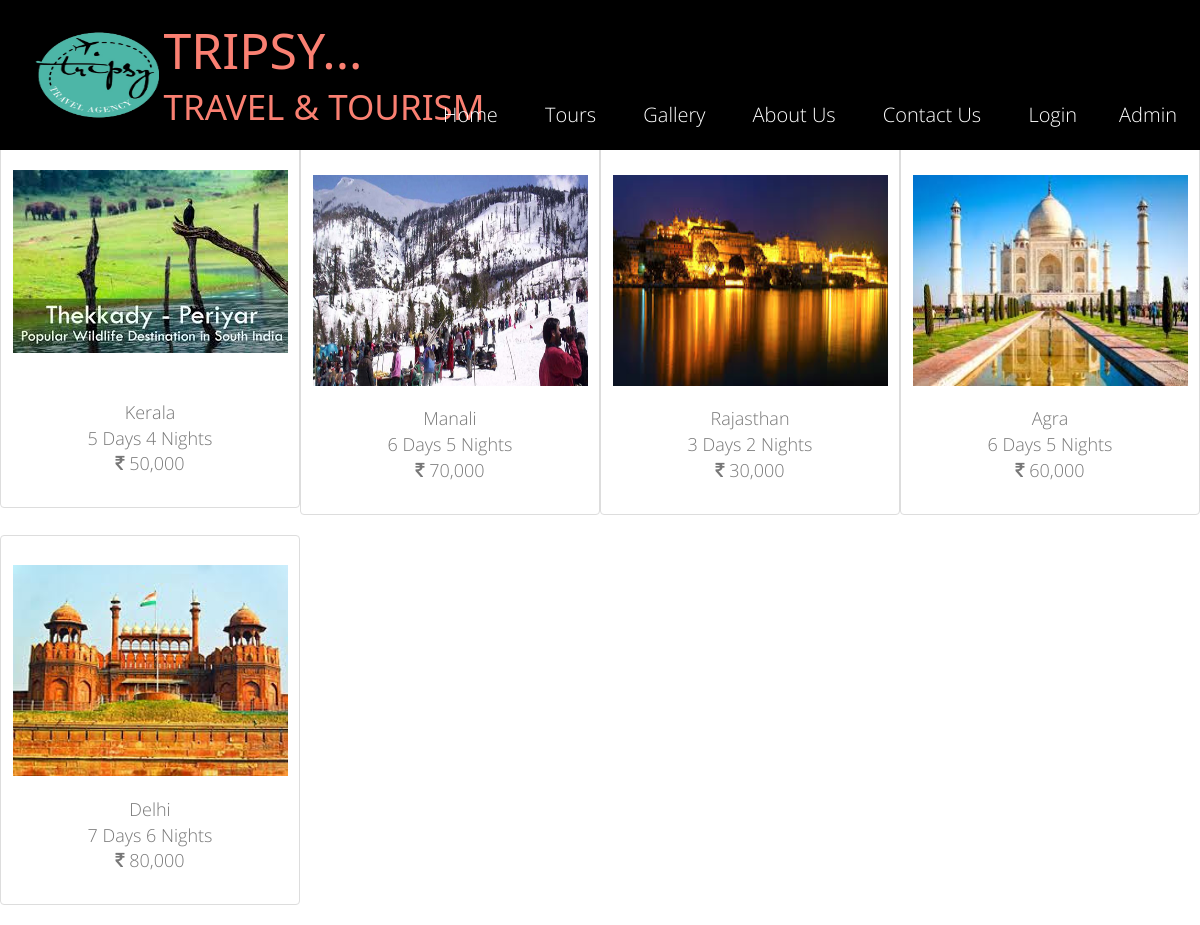
/tours.php, run on an earlier commit of the app's database.
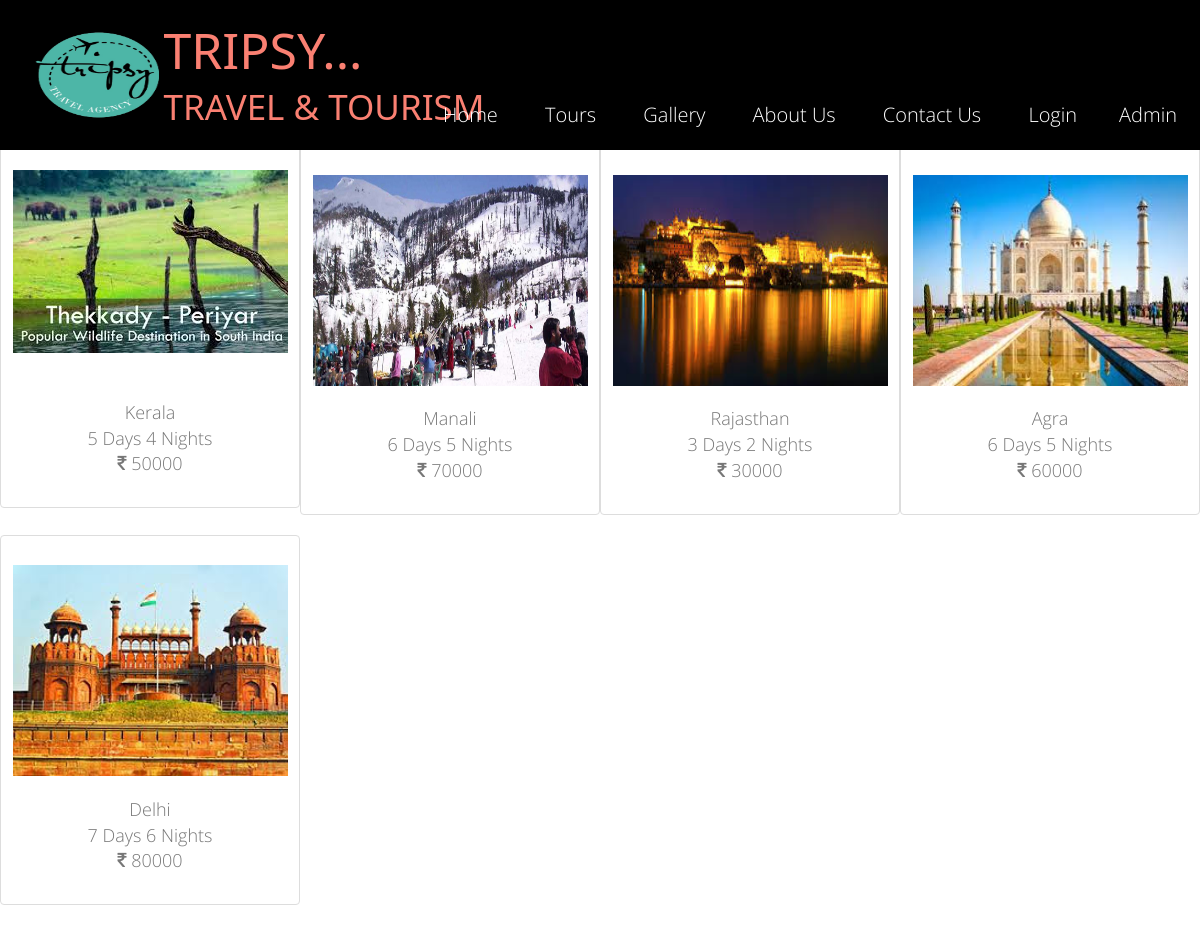
And on a later commit of the database.
### tables this page shows
CREATE TABLE `p_info` (
  `pid` int(30) NOT NULL,
  `name` varchar(30) NOT NULL,
  `descr` varchar(30) NOT NULL,
  `cost` varchar(30) NOT NULL,
  `image` varchar(30) NOT NULL
);

### tours.php (the view, shortened to what this page needs)
<?php
  include "header.php";
?>
<!DOCTYPE html>
<html>
<head>
    <link rel="stylesheet" href="css/bootstrap-grid.min.css.map">
    <link rel="stylesheet" href="css/bootstrap.min.css">
  <link rel="stylesheet" type="text/css" href="w3.css">
  <link rel="stylesheet" type="text/css" href="css/styles.css">
</head>
<body>
<?php
    $query="SELECT * FROM p_info;";
    $result=mysqli_query($conn,$query) or die('failed'.mysql_error($conn));
    $str="";
    while($rows=mysqli_fetch_array($result)) {
      $str.="<div class='hello thumbnail w3-hover-shadow w3-animate-zoom'>";
      $str.="<br><image src='images/".$rows['image']."'>";
      $str.= "<font size='4'><br><br><a href='descr.php?pid=".$rows['pid']."'>".$rows['name']."</a>";
      $str.= "<br><font size='4'><a>".$rows['descr']."</a>";
      $str.= "<br><font size='4'><a><i class='fa fa-inr'></i> ".$rows['cost']."</a>";
      $str.="</font></div>";
    }
    echo $str;
?>
</body>
</html>

### header.php (shortened to what this page needs)
<!DOCTYPE html>
<html>
<head>
    <link rel="stylesheet" type="text/css" href="css/styles.css">
    <link rel="stylesheet" href="https://maxcdn.bootstrapcdn.com/bootstrap/3.3.7/css/bootstrap.min.css">
  <link rel="stylesheet" type="text/css" href="css/w3.css">
  <link rel="stylesheet" href="//maxcdn.bootstrapcdn.com/font-awesome/4.3.0/css/font-awesome.min.css">
</head>
<body>
   <div class="mainheader">
         <div class="logo1">
            <img src="images/logo1.png" >
         </div>
         <div class="title">
            <h1>TRIPSY...</h1><h2>TRAVEL & TOURISM</h2>
         </div>
         <div class="menu">
            <ul style="margin-right: -4%;">
               <li><a href="home.php">Home</a></li>
               <li><a href="tours.php">Tours</a></li>
               <li><a href="Gallery.php">Gallery</a></li>
               <li><a href="about.php">About Us</a></li>
               <li><a href="contact.php">Contact Us</a></li>
               <?php
                 if(isset($_SESSION['uid'])){
                     $str=$_SESSION['username'];
                     echo "<li><a href='bookings.php'>Bookings</a></li>";
                     echo "<span style='margin-left: 15px;'></span>";
                     echo "<li style='color: white;'>Welcome $str</li>";
                     echo "<li><a href='logout.php'>Logout</a></li>";
                   }
                 else{
                     echo "<li><a href='login.php'>Login</a></li>";
                     echo "<li><a href='admin.php'>Admin</a></li>";
                 }
                 ?>
            </ul>
         </div>
      </div>
</body>
</html>

### css/styles.css (style rules this page uses)
body { font-family:"Open Sans", Helvetica, Arial, sans-serif; margin: 0; font-weight:300; line-height:30px; color:#777; }
.mainheader { height: 150px; width: 100%; position: fixed; top: 0; background-image: linear-gradient(rgba(0,0,0,1),rgba(0,0,0,1)), url(../fpbg.jpg); background-size: cover; background-position: center; }
ul { float: right; list-style-type: none; margin-top: 25px; }
ul li { display: inline-block; }
ul li a { text-decoration: none; color: #fff; padding: 5px 20px; border: 1px solid transparent; transition: 0.4s ease; }
.logo1 img { position: absolute; top: 50%; left: 8%; transform: translate(-50%,-50%); width: 300px; }
.menu { float: right; width: 1000px; top: 50%; right: 3.5%; font-size: 20px; position: absolute; }
.title { color: #FA8072; position: absolute; top: 50%; left: 27%; transform: translate(-50%,-50%); }
.title h1 { font-size: 50px; }
.title h2 { font-size: 35px; }

### css/w3.css (style rules this page uses)
html { box-sizing:border-box }
*,*:before,*:after { box-sizing:inherit }
html { -ms-text-size-adjust:100%;-webkit-text-size-adjust:100% }
body { margin:0 }
a { background-color:transparent;-webkit-text-decoration-skip:objects }
img { border-style:none }
html,body { font-family:Verdana,sans-serif;font-size:15px;line-height:1.5 }
html { overflow-x:hidden }
h1 { font-size:36px }
h2 { font-size:30px }
h1,h2,h3,h4,h5,h6 { font-family:"Segoe UI",Arial,sans-serif;font-weight:400;margin:10px 0 }
img { margin-bottom:-5px }
a { color:inherit }
.w3-animate-zoom { animation:animatezoom 0.4s }

### tours.php (style rules this page uses)
div.hello { float:left; width:25%; text-align:center; padding-bottom:30px; }
img { width: 275px; height: 211px; }

What changed in the data, as far as the page shows it:
changed p_info "Kerala": cost "50,000" → "50000"
changed p_info "Manali": cost "70,000" → "70000"
changed p_info "Rajasthan": cost "30,000" → "30000"
changed p_info "Agra": cost "60,000" → "60000"
changed p_info "Delhi": cost "80,000" → "80000"
